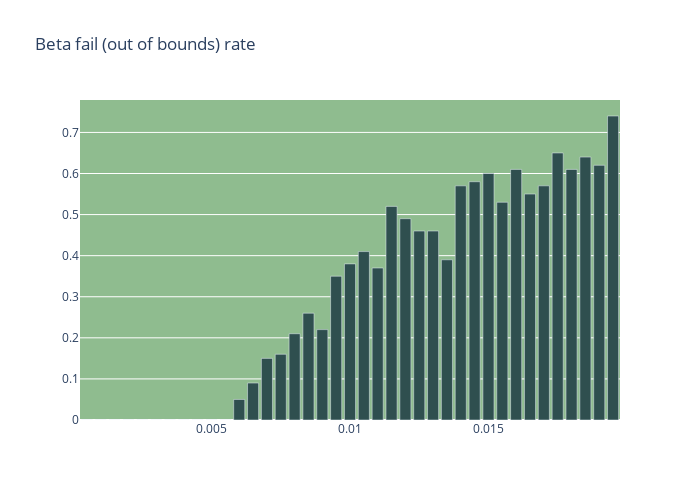

Notebook code cell kept with this figure:
### Code cell
fail_rate = df.isna().sum()/num_iters

layout = go.Layout(width=700, height=500,
                title_text='Beta fail (out of bounds) rate',
                plot_bgcolor='DarkSeaGreen')
fig = go.Figure(data=[go.Bar(x=df.columns, y=fail_rate, marker_color='DarkSlateGrey')], layout=layout)
fig.show()

### Figure 1 — Plotly figure (JSON) as saved in the notebook; plotly's stock layout.template omitted (floating-point values rounded to 4 significant figures)
{"data": [{"marker": {"color": "DarkSlateGrey"}, "type": "bar", "x": [0.0005, 0.001, 0.0015, 0.002, 0.0025, 0.003, 0.0035, 0.004, 0.0045, 0.005, 0.0055, 0.006, 0.0065, 0.007, 0.0075, 0.008, 0.0085, 0.009, 0.0095, 0.01, 0.0105, 0.011, 0.0115, 0.012, 0.0125, 0.013, 0.0135, 0.014, 0.0145, 0.015, 0.0155, 0.016, 0.0165, 0.017, 0.0175, 0.018, 0.0185, 0.019, 0.0195], "y": [0, 0, 0, 0, 0, 0, 0, 0, 0, 0, 0, 0.05, 0.09, 0.15, 0.16, 0.21, 0.26, 0.22, 0.35, 0.38, 0.41, 0.37, 0.52, 0.49, 0.46, 0.46, 0.39, 0.57, 0.58, 0.6, 0.53, 0.61, 0.55, 0.57, 0.65, 0.61, 0.64, 0.62, 0.74]}], "layout": {"height": 500, "plot_bgcolor": "DarkSeaGreen", "title": {"text": "Beta fail (out of bounds) rate"}, "width": 700}}
